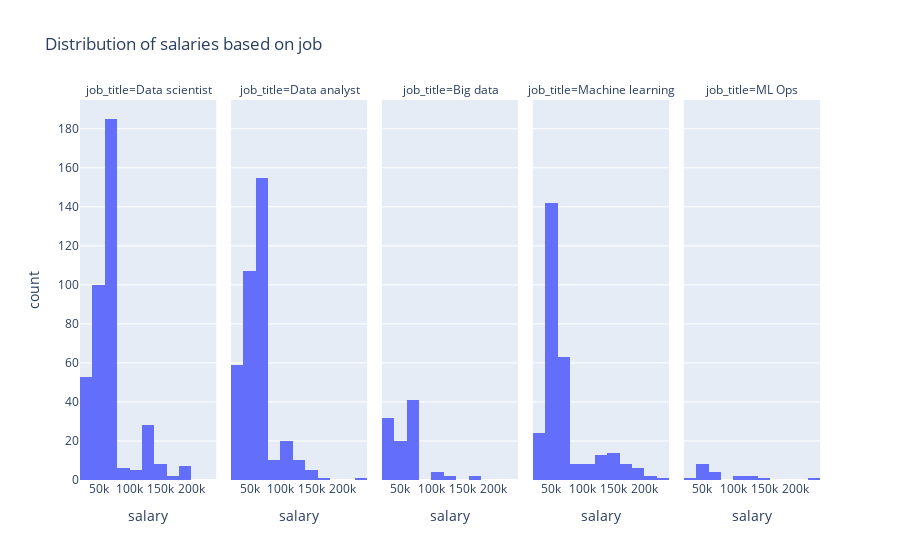

Notebook code for this chart:
### Code cell
px.histogram(data, x="salary", nbins=10, facet_col="job_title", title="Distribution of salaries based on job")

### Figure 1 — Plotly figure (JSON) as saved in the notebook; plotly's stock layout.template omitted (floating-point values rounded to 4 significant figures; data arrays with more than 128 entries replaced by an {"elided": "..."} marker saying what was removed)
{"data": [{"alignmentgroup": "True", "bingroup": "x", "hovertemplate": "job_title=Data scientist<br>salary=%{x}<br>count=%{y}<extra></extra>", "legendgroup": "", "marker": {"color": "#636efa", "pattern": {"shape": ""}}, "name": "", "nbinsx": 10, "offsetgroup": "", "orientation": "v", "showlegend": false, "type": "histogram", "x": {"elided": "394 int values"}, "xaxis": "x", "yaxis": "y"}, {"alignmentgroup": "True", "bingroup": "x", "hovertemplate": "job_title=Data analyst<br>salary=%{x}<br>count=%{y}<extra></extra>", "legendgroup": "", "marker": {"color": "#636efa", "pattern": {"shape": ""}}, "name": "", "nbinsx": 10, "offsetgroup": "", "orientation": "v", "showlegend": false, "type": "histogram", "x": {"elided": "368 int values"}, "xaxis": "x2", "yaxis": "y2"}, {"alignmentgroup": "True", "bingroup": "x", "hovertemplate": "job_title=Big data<br>salary=%{x}<br>count=%{y}<extra></extra>", "legendgroup": "", "marker": {"color": "#636efa", "pattern": {"shape": ""}}, "name": "", "nbinsx": 10, "offsetgroup": "", "orientation": "v", "showlegend": false, "type": "histogram", "x": [65000, 51000, 30000, 45000, 30000, 69000, 69000, 62000, 62000, 62000, 45000, 62000, 45000, 62000, 30000, 62000, 63000, 63000, 56000, 45000, 76000, 68000, 63000, 76000, 120000, 113000, 30000, 76000, 30000, 68000, 68000, 171000, 30000, 63000, 106000, 68000, 51000, 30000, 68000, 68000, 68000, 76000, 76000, 51000, 46000, 30000, 76000, 30000, 56000, 76000, 30000, 30000, 63000, 63000, 51000, 63000, 30000, 63000, 30000, 30000, 30000, 68000, 30000, 100000, 40000, 30000, 30000, 30000, 30000, 129000, 76000, 76000, 178000, 46000, 76000, 76000, 46000, 51000, 100000, 30000, 45000, 30000, 30000, 76000, 38000, 30000, 76000, 78000, 46000, 38000, 76000, 38000, 76000, 30000, 30000, 30000, 38000, 46000, 46000, 30000, 51000], "xaxis": "x3", "yaxis": "y3"}, {"alignmentgroup": "True", "bingroup": "x", "hovertemplate": "job_title=Machine learning<br>salary=%{x}<br>count=%{y}<extra></extra>", "legendgroup": "", "marker": {"color": "#636efa", "pattern": {"shape": ""}}, "name": "", "nbinsx": 10, "offsetgroup": "", "orientation": "v", "showlegend": false, "type": "histogram", "x": {"elided": "289 int values"}, "xaxis": "x4", "yaxis": "y4"}, {"alignmentgroup": "True", "bingroup": "x", "hovertemplate": "job_title=ML Ops<br>salary=%{x}<br>count=%{y}<extra></extra>", "legendgroup": "", "marker": {"color": "#636efa", "pattern": {"shape": ""}}, "name": "", "nbinsx": 10, "offsetgroup": "", "orientation": "v", "showlegend": false, "type": "histogram", "x": [124000, 35000, 62000, 56000, 43000, 45000, 45000, 45000, 68000, 58000, 45000, 141000, 55000, 100000, 228000, 115000, 76000, 68000, 135000], "xaxis": "x5", "yaxis": "y5"}], "layout": {"annotations": [{"font": {}, "showarrow": false, "text": "job_title=Data scientist", "x": 0.092, "xanchor": "center", "xref": "paper", "y": 1, "yanchor": "bottom", "yref": "paper"}, {"font": {}, "showarrow": false, "text": "job_title=Data analyst", "x": 0.296, "xanchor": "center", "xref": "paper", "y": 1, "yanchor": "bottom", "yref": "paper"}, {"font": {}, "showarrow": false, "text": "job_title=Big data", "x": 0.5, "xanchor": "center", "xref": "paper", "y": 1, "yanchor": "bottom", "yref": "paper"}, {"font": {}, "showarrow": false, "text": "job_title=Machine learning", "x": 0.704, "xanchor": "center", "xref": "paper", "y": 1, "yanchor": "bottom", "yref": "paper"}, {"font": {}, "showarrow": false, "text": "job_title=ML Ops", "x": 0.908, "xanchor": "center", "xref": "paper", "y": 1, "yanchor": "bottom", "yref": "paper"}], "barmode": "relative", "legend": {"tracegroupgap": 0}, "title": {"text": "Distribution of salaries based on job"}, "xaxis": {"anchor": "y", "domain": [0, 0.184], "title": {"text": "salary"}}, "xaxis2": {"anchor": "y2", "domain": [0.204, 0.388], "matches": "x", "title": {"text": "salary"}}, "xaxis3": {"anchor": "y3", "domain": [0.408, 0.592], "matches": "x", "title": {"text": "salary"}}, "xaxis4": {"anchor": "y4", "domain": [0.612, 0.796], "matches": "x", "title": {"text": "salary"}}, "xaxis5": {"anchor": "y5", "domain": [0.816, 1], "matches": "x", "title": {"text": "salary"}}, "yaxis": {"anchor": "x", "domain": [0, 1], "title": {"text": "count"}}, "yaxis2": {"anchor": "x2", "domain": [0, 1], "matches": "y", "showticklabels": false}, "yaxis3": {"anchor": "x3", "domain": [0, 1], "matches": "y", "showticklabels": false}, "yaxis4": {"anchor": "x4", "domain": [0, 1], "matches": "y", "showticklabels": false}, "yaxis5": {"anchor": "x5", "domain": [0, 1], "matches": "y", "showticklabels": false}}}
